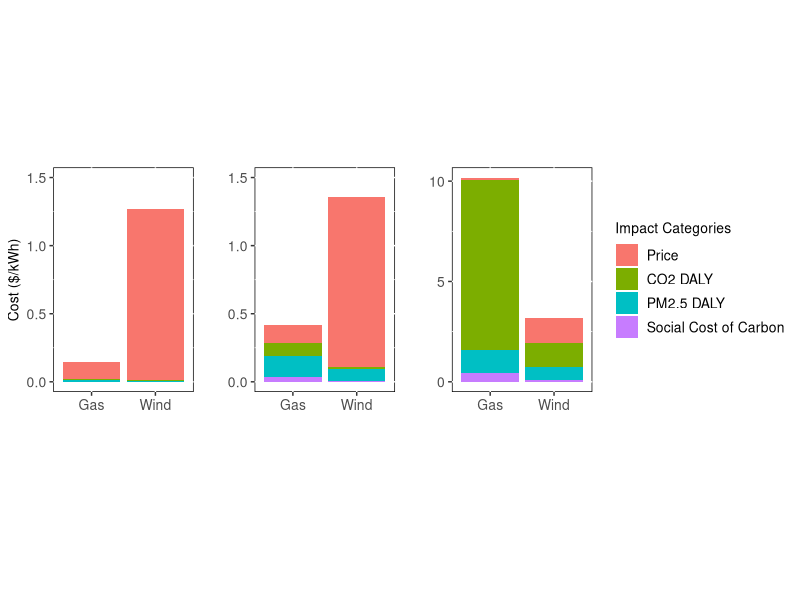
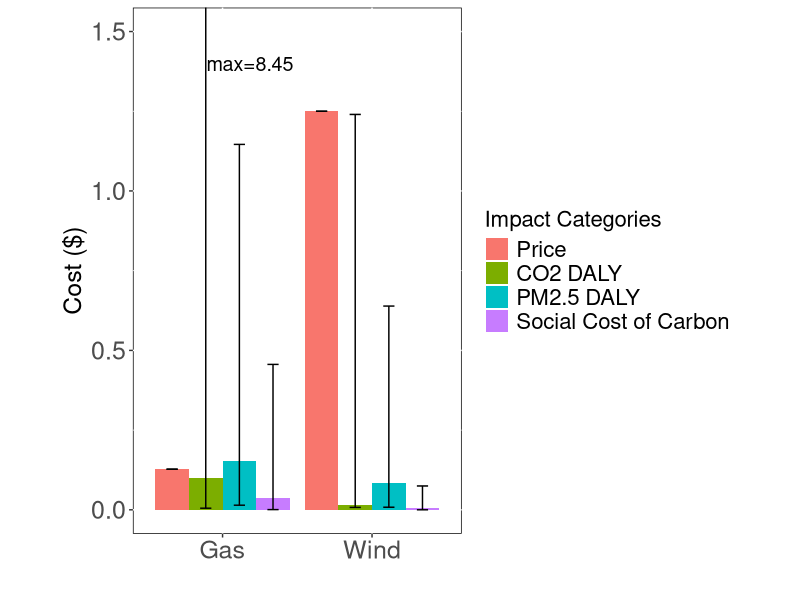

Generate these figures, in order, with R:
library(dplyr)
library(ggplot2)

type <- c("Wind",  "Wind",     "Wind",       "Wind",                  "Gas",   "Gas",      "Gas",        "Gas")
cost <- c("Price", "CO2 DALY", "PM2.5 DALY", "Social Cost of Carbon", "Price", "CO2 DALY", "PM2.5 DALY", "Social Cost of Carbon")
cost = factor(cost, levels = c("Price", "CO2 DALY", "PM2.5 DALY", "Social Cost of Carbon"))
valu <- c( 1.25,     0.0145,     0.0853,       0.00596,                 0.1273,  0.0983,     0.1529,       0.0363)
high <- c( 1.25,     1.24,       0.639,        0.0748,                  0.1273,  8.45,       1.146,        0.456)
lows <- c( 1.25,     0.00755,    0.0081,       0.000117,                0.1273,  0.00515,    0.0145,       0.00071)
dat <- data.frame(type, cost, valu, high, lows)

low <- ggplot(dat, aes(fill=cost, y=lows, x=type)) + 
     geom_bar(position="stack", stat="identity", show.legend = FALSE) +
     xlab("") +
     ylab("Cost ($/kWh)") +
     ylim(c(0,1.5)) +
     guides(fill=guide_legend(title="Impact Categories")) +
     theme(panel.background = element_rect(fill = "white", colour = "black")) + 
     theme(aspect.ratio = 1.6, 
           panel.background = element_rect(fill = "white", colour = "black")) +
     theme(axis.text = element_text(face = "plain", size = 10), 
           axis.title = element_text(face = "plain", size = 10)) +
     theme(legend.position="right", 
           legend.key = element_blank(), 
           legend.text = element_text(face = "plain", size = 10), 
           legend.title = element_text(face = "plain", size = 10)) 
glow <- ggplotGrob(low)

med <- ggplot(dat, aes(fill=cost, y=valu, x=type)) + 
     geom_bar(position="stack", stat="identity", show.legend = FALSE) +
     xlab("") +
     ylab("") +
     ylim(c(0,1.5)) +
     guides(fill=guide_legend(title="Impact Categories")) +
     theme(panel.background = element_rect(fill = "white", colour = "black")) + 
     theme(aspect.ratio = 1.6, 
           panel.background = element_rect(fill = "white", colour = "black")) +
     theme(axis.text = element_text(face = "plain", size = 10), 
           axis.title = element_text(face = "plain", size = 10)) +
     theme(legend.position="right", 
           legend.key = element_blank(), 
           legend.text = element_text(face = "plain", size = 10), 
           legend.title = element_text(face = "plain", size = 10)) 
gmed <- ggplotGrob(med)

hih <- ggplot(dat, aes(fill=cost, y=high, x=type)) + 
     geom_bar(position="stack", stat="identity") +
     xlab("") +
     ylab("") +
     # ylim(c(0,12)) +
     scale_y_continuous(breaks = seq(0,12,5)) +
     guides(fill=guide_legend(title="Impact Categories")) +
     theme(panel.background = element_rect(fill = "white", colour = "black")) + 
     theme(aspect.ratio = 1.6, 
           panel.background = element_rect(fill = "white", colour = "black")) +
     theme(axis.text = element_text(face = "plain", size = 10), 
           axis.title = element_text(face = "plain", size = 10)) +
     theme(legend.position="right", 
           legend.key = element_blank(), 
           legend.text = element_text(face = "plain", size = 10), 
           legend.title = element_text(face = "plain", size = 10)) 
ghih <- ggplotGrob(hih)

grid::grid.newpage()
tot <- grid::grid.draw(cbind(glow,gmed,ghih))

ggplot(dat, aes(fill=cost, y=valu, x=type)) + 
     geom_bar(position="dodge", stat="identity") +
     geom_errorbar(aes(ymin = lows, ymax = high), width = 0.3, position = position_dodge(0.9)) +
     coord_cartesian(ylim = c(0,1.5)) +
     xlab("") +
     ylab("Cost ($)") +
     guides(fill=guide_legend(title="Impact Categories")) +
     annotate("text", x="Gas", y=1.4, label = "           max=8.45", size = 5) +
     theme(panel.background = element_rect(fill = "white", colour = "black")) + 
     theme(aspect.ratio = 1.6, 
           panel.background = element_rect(fill = "white", colour = "black")) +
     theme(axis.text = element_text(face = "plain", size = 18), 
           axis.title = element_text(face = "plain", size = 18)) +
     theme(legend.position="right", 
           legend.key = element_blank(), 
           legend.text = element_text(face = "plain", size = 16), 
           legend.title = element_text(face = "plain", size = 16)) 
